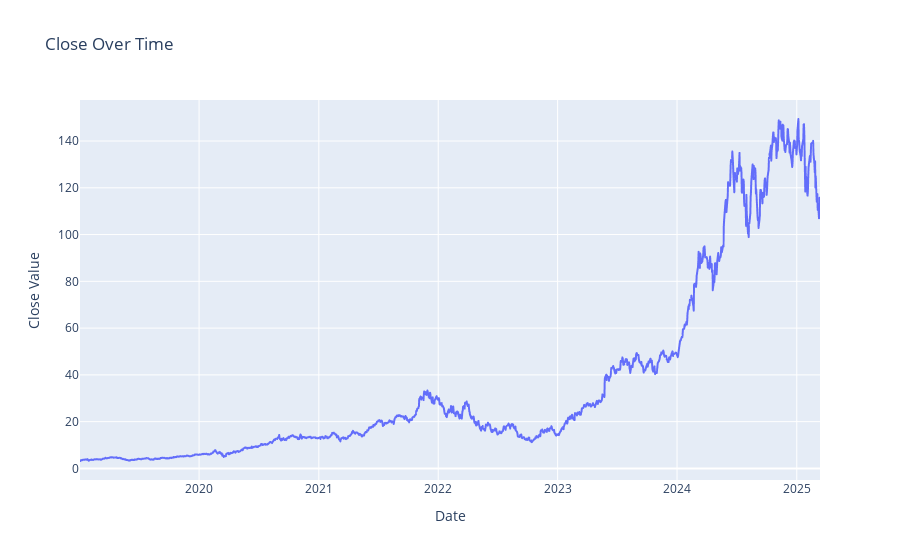
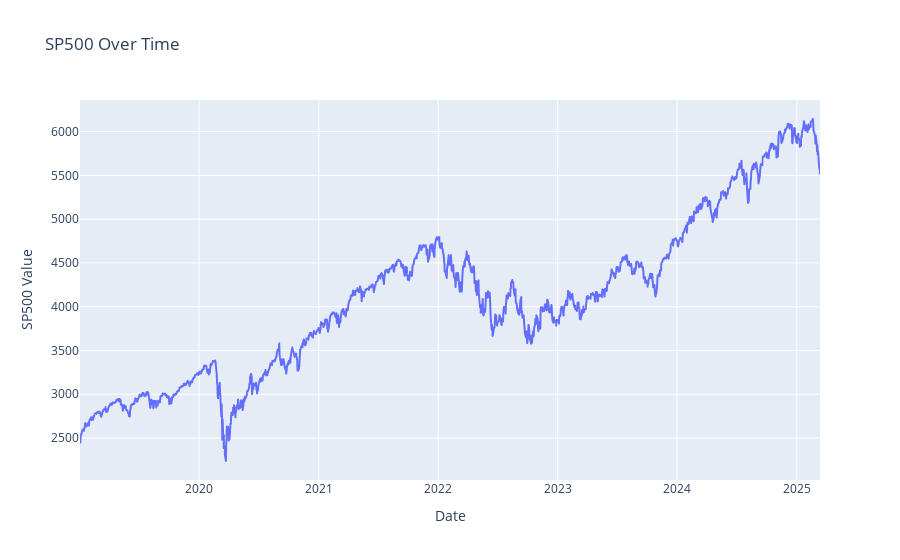
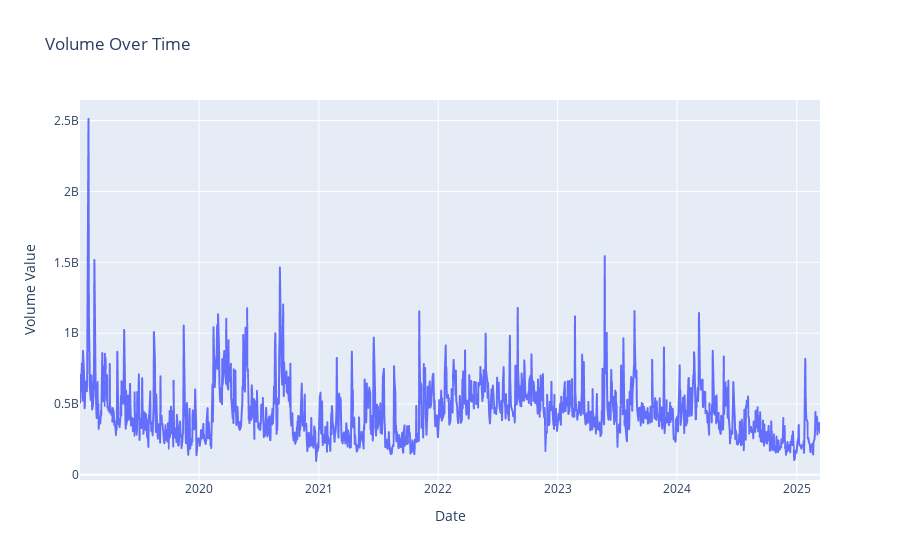
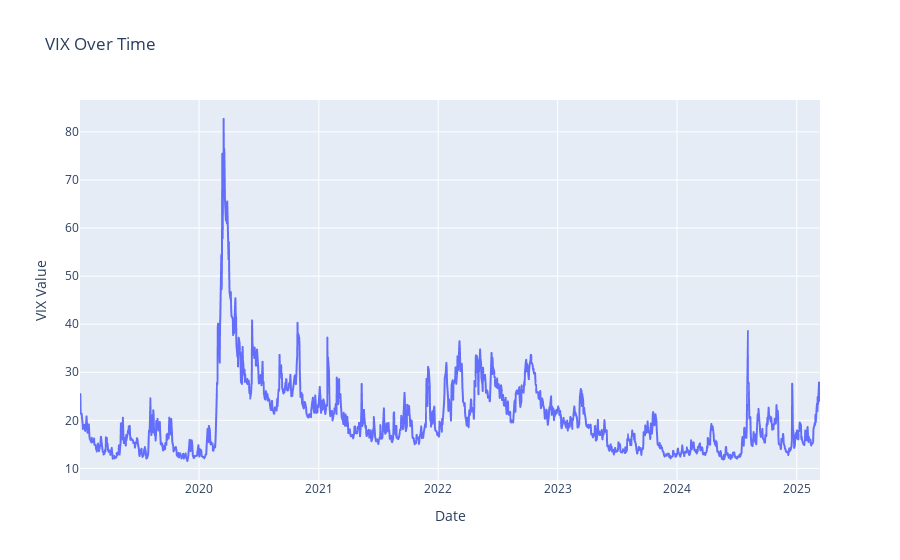

Write notebook code for charts like these, in order.
### Code cell
import plotly.express as px
features = ['Close', 'SP500', 'Volume', 'VIX']

for f in features:
    fig = px.line(df_merged, x='Date', y=f, title=f'{f} Over Time')
    fig.update_layout(title=f'{f} Over Time', xaxis_title='Date', yaxis_title=f'{f} Value')
    fig.show()

### Figure 1 — Plotly figure (JSON) as saved in the notebook; plotly's stock layout.template omitted (floating-point values rounded to 4 significant figures; data arrays with more than 128 entries replaced by an {"elided": "..."} marker saying what was removed)
{"data": [{"hovertemplate": "Date=%{x}<br>Close=%{y}<extra></extra>", "legendgroup": "", "line": {"color": "#636efa", "dash": "solid"}, "marker": {"symbol": "circle"}, "mode": "lines", "name": "", "showlegend": false, "type": "scattergl", "x": {"elided": "1558 str values"}, "xaxis": "x", "y": {"elided": "1558 float values"}, "yaxis": "y"}], "layout": {"legend": {"tracegroupgap": 0}, "title": {"text": "Close Over Time"}, "xaxis": {"anchor": "y", "domain": [0, 1], "title": {"text": "Date"}}, "yaxis": {"anchor": "x", "domain": [0, 1], "title": {"text": "Close Value"}}}}

### Figure 2 — Plotly figure (JSON) as saved in the notebook; plotly's stock layout.template omitted (floating-point values rounded to 4 significant figures; data arrays with more than 128 entries replaced by an {"elided": "..."} marker saying what was removed)
{"data": [{"hovertemplate": "Date=%{x}<br>SP500=%{y}<extra></extra>", "legendgroup": "", "line": {"color": "#636efa", "dash": "solid"}, "marker": {"symbol": "circle"}, "mode": "lines", "name": "", "showlegend": false, "type": "scattergl", "x": {"elided": "1558 str values"}, "xaxis": "x", "y": {"elided": "1558 float values"}, "yaxis": "y"}], "layout": {"legend": {"tracegroupgap": 0}, "title": {"text": "SP500 Over Time"}, "xaxis": {"anchor": "y", "domain": [0, 1], "title": {"text": "Date"}}, "yaxis": {"anchor": "x", "domain": [0, 1], "title": {"text": "SP500 Value"}}}}

### Figure 3 — Plotly figure (JSON) as saved in the notebook; plotly's stock layout.template omitted (floating-point values rounded to 4 significant figures; data arrays with more than 128 entries replaced by an {"elided": "..."} marker saying what was removed)
{"data": [{"hovertemplate": "Date=%{x}<br>Volume=%{y}<extra></extra>", "legendgroup": "", "line": {"color": "#636efa", "dash": "solid"}, "marker": {"symbol": "circle"}, "mode": "lines", "name": "", "showlegend": false, "type": "scattergl", "x": {"elided": "1558 str values"}, "xaxis": "x", "y": {"elided": "1558 int values"}, "yaxis": "y"}], "layout": {"legend": {"tracegroupgap": 0}, "title": {"text": "Volume Over Time"}, "xaxis": {"anchor": "y", "domain": [0, 1], "title": {"text": "Date"}}, "yaxis": {"anchor": "x", "domain": [0, 1], "title": {"text": "Volume Value"}}}}

### Figure 4 — Plotly figure (JSON) as saved in the notebook; plotly's stock layout.template omitted (floating-point values rounded to 4 significant figures; data arrays with more than 128 entries replaced by an {"elided": "..."} marker saying what was removed)
{"data": [{"hovertemplate": "Date=%{x}<br>VIX=%{y}<extra></extra>", "legendgroup": "", "line": {"color": "#636efa", "dash": "solid"}, "marker": {"symbol": "circle"}, "mode": "lines", "name": "", "showlegend": false, "type": "scattergl", "x": {"elided": "1558 str values"}, "xaxis": "x", "y": {"elided": "1558 float values"}, "yaxis": "y"}], "layout": {"legend": {"tracegroupgap": 0}, "title": {"text": "VIX Over Time"}, "xaxis": {"anchor": "y", "domain": [0, 1], "title": {"text": "Date"}}, "yaxis": {"anchor": "x", "domain": [0, 1], "title": {"text": "VIX Value"}}}}
